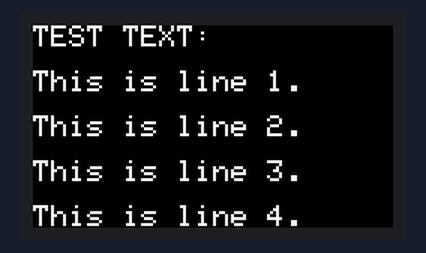
Simulated run of this sketch. Board: ESP32. On the bench: 240×135 colour display.

Above: at 0.3 s.

The sketch:

Display_test.ino
```cpp
#include <TFT_eSPI.h> //remember to edit library files
TFT_eSPI tft = TFT_eSPI();

void setup() {
  InitDisplay();
  DrawDisplay();
}

void loop() {

}

//initialise TTGO LilyGo T-display
void InitDisplay() {
  tft.init();
  tft.setRotation(1); //landscape mode
  tft.fillScreen(TFT_BLACK);
  tft.setTextColor(TFT_WHITE);
  tft.setTextSize(2); //scale text
}

void DrawDisplay() {
  tft.fillScreen(TFT_BLACK);
  tft.setCursor(0, 0);
  tft.println("TEST TEXT:");

  tft.setCursor(0, 30);
  tft.print("This is line 1.");

  tft.setCursor(0, 60);
  tft.print("This is line 2.");

  tft.setCursor(0, 90);
  tft.print("This is line 3.");

  tft.setCursor(0, 120);
  tft.print("This is line 4.");
}
```
